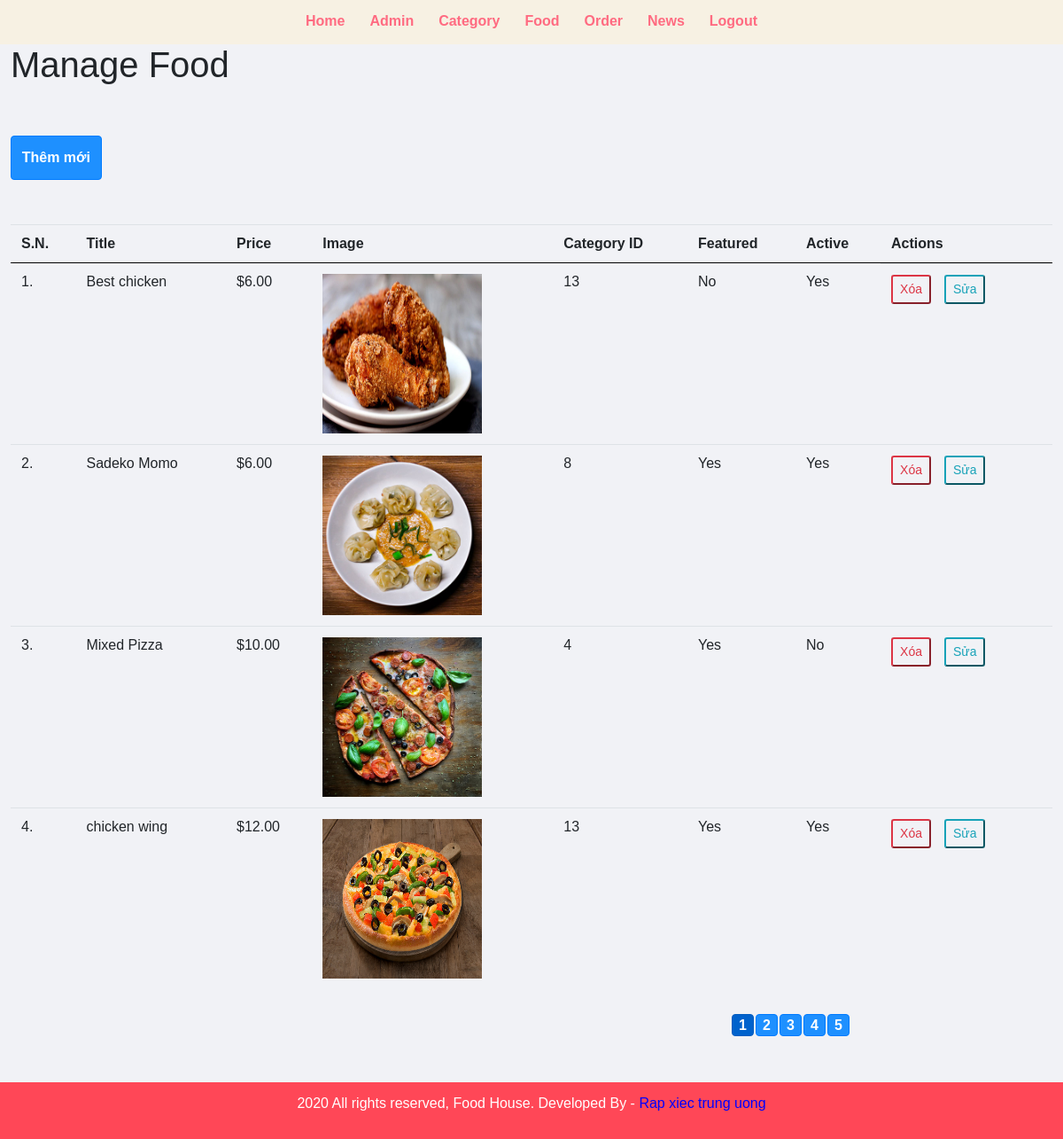
Page /view/admin/manage-food.php (signed in) on the committed database.
### tables this page shows
CREATE TABLE `tbl_food` (
  `id` int(10) UNSIGNED NOT NULL,
  `title` varchar(100) NOT NULL,
  `description` text NOT NULL,
  `price` decimal(10,2) NOT NULL,
  `image_name` varchar(255) NOT NULL,
  `category_id` int(10) UNSIGNED NOT NULL,
  `featured` varchar(10) NOT NULL,
  `active` varchar(10) NOT NULL
);

### view/admin/manage-food.php (the view, shortened to what this page needs)
<?php include('partials/menu.php'); ?>
<div class="main-content">
    <div class="wrapper">
        <h1>Manage Food</h1>
        <br /><br />
        <button class="btn btn-primary btnAddFood">Thêm mới</button>
            <div class="table-reponsive-xl">
                <table class="table">
                    <tr>
                        <th>S.N.</th>
                        <th>Title</th>
                        <th>Price</th>
                        <th>Image</th>
                        <th>Category ID</th>
                        <th>Featured</th>
                        <th>Active</th>
                        <th>Actions</th>
                    </tr>
                    <?php
                        $sql = "SELECT * FROM tbl_food";
                        $res = mysqli_query($conn, $sql);
                        $count = mysqli_num_rows($res);
                        $sn=1;
                        if($count>0)
                        {
                            while($row=mysqli_fetch_assoc($res))
                            {
                                $id = $row['id'];
                                $title = $row['title'];
                                $price = $row['price'];
                                $image_name = $row['image_name'];
                                $category_id = $row['category_id'];
                                $featured = $row['featured'];
                                $active = $row['active'];
                                ?>
                                <tr class="food-menu-box d-none">
                                    <td><?php echo $sn++; ?>. </td>
                                    <td><?php echo $title; ?></td>
                                    <td>$<?php echo $price; ?></td>
                                    <td>
                                    <?php
                                            if($image_name=="")
                                            {
                                                echo "<div class='error'>Image not Added.</div>";
                                            }
                                            else
                                            {
                                                ?>
                                                <img src="<?php echo Ppath; ?>images/food/<?php echo $image_name; ?>" style = "width: 180px;height: 180px; overflow:hidden">
                                                <?php
                                            }
                                        ?>
                                    </td>
                                    <td><?php echo $category_id;?></td>
                                    <td><?php echo $featured; ?></td>
                                    <td><?php echo $active; ?></td>
                                    <td class="d-flex">
                                        <form class="form-delete-food" action="" method="POST">
                                            <button name="btnDel" type="submit" class="btn-food btn-outline-danger btn-sm">Xóa</button>
                                        </form>
                                        <button id="btnEdit<?php echo $id; ?>" onclick="buttonEdit(this.id)"type="click" class="bth-food btn-outline-info btn-sm">Sửa</button>
                                    </td>
                                </tr>
                                <?php
                            }
                        }
                        else
                        {
                            echo "<tr> <td colspan='7' class='error'> Food not Added Yet. </td> </tr>";
                        }
                    ?>
                </table>
            </div>
    </div>
    <ul id="PageFragment">
        <?php
            echo "<li class='btn btn-primary active' onclick='changePage(1)'>1</li>";
        for($i = 2; $i <= ceil($count) && $i < 6;$i++){
            echo "<li class='btn btn-primary' onclick='changePage(".$i.")'>".$i."</li>";
        }
        ?>
    </ul>
</div>
<?php include('partials/footer.php'); ?>

### view/admin/partials/menu.php (shortened to what this page needs)
<html>
    <head>
        <link rel="stylesheet" href="https://maxcdn.bootstrapcdn.com/bootstrap/4.0.0/css/bootstrap.min.css">
        <link rel="stylesheet" href="<?php echo Ppath; ?>css/admin.css">
    </head>
    <body>
        <div class="menu text-center">
            <div class="wrapper"  style="position:fixed; background-color: #f7f1e3; width: 100%;height: 50px; z-index: 2;">
                <ul>
                    <li><a href="index.php">Home</a></li>
                    <li><a href="manage-admin.php">Admin</a></li>
                    <li><a href="manage-category.php">Category</a></li>
                    <li><a href="manage-food.php">Food</a></li>
                    <li><a href="manage-order.php">Order</a></li>
                    <li><a href="manage-news.php">News</a></li>
                    <li><a href="logout.php">Logout</a></li>
                </ul>
            </div>
        </div>

### view/admin/partials/footer.php
<div class="footer">
            <div class="wrapper">
                <p class="text-center">2020 All rights reserved, Food House. Developed By - <a href="#" style="color: blue;"> Rap xiec trung uong</a></p>
            </div>
        </div>
    </body>
</html>

### public/css/admin.css (style rules this page uses)
* { margin: 0; padding: 0; font-family: Arial, Helvetica, sans-serif; }
.wrapper { padding: 1%; margin: 0 auto; }
.text-center { text-align: center; }
table tr th { border-bottom: 1px solid black; padding: 1%; text-align: left; }
table tr td { padding: 1%; }
.btn-primary { background-color: #1e90ff; padding: 1%; color: white; text-decoration: none; font-weight: bold; }
.menu { border-bottom: 1px solid grey; }
.menu ul { list-style-type: none; }
.menu ul li { display: inline; padding: 1%; }
.menu ul li a { text-decoration: none; font-weight: bold; color: #ff6b81; }
.main-content { background-color: #f1f2f6; padding: 3% 0; }
.footer { background-color: #ff4757; color: white; }
table { margin-top: 50px; }
table button { margin-right: 15px; }
#PageFragment { margin-right: 20%; text-align: right; }
#PageFragment li { padding: 0; width: 25px; height: 25px; margin: 0 1px; }

### rows in the picture
tbl_food: title "Best chicken", price "6.00", image_name (picture), category "13", featured "No", active "Yes"
tbl_food: title "Sadeko Momo", price "6.00", image_name (picture), category "8", featured "Yes", active "Yes"
tbl_food: title "Mixed Pizza", price "10.00", image_name (picture), category "4", featured "Yes", active "No"
tbl_food: title "chicken wing", price "12.00", image_name (picture), category "13", featured "Yes", active "Yes"
